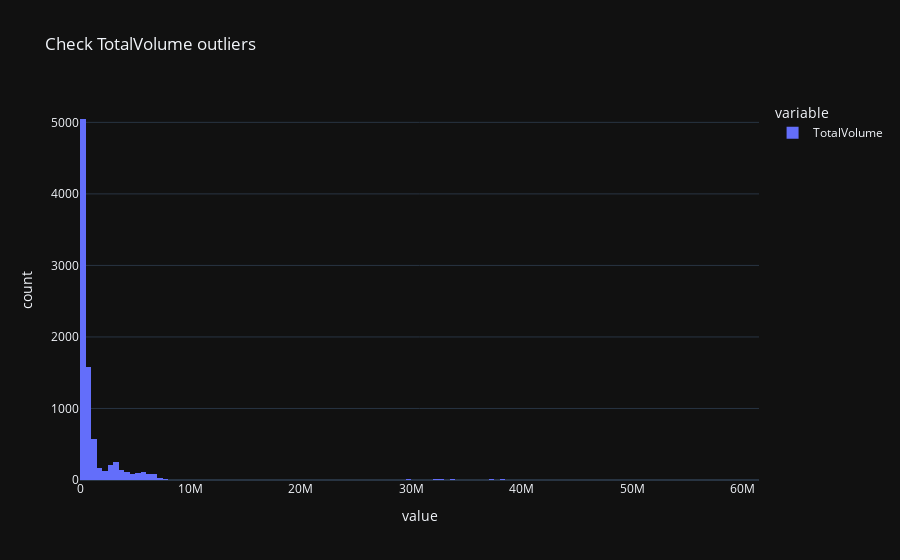

Source (notebook cell):
### Markdown cell above
* TotalVolume

### Code cell
fig = px.histogram(df['TotalVolume'], title="Check TotalVolume outliers")
fig.show()

### Figure 1 — Plotly figure (JSON) as saved in the notebook; plotly's stock layout.template omitted (floating-point values rounded to 4 significant figures; data arrays with more than 128 entries replaced by an {"elided": "..."} marker saying what was removed)
{"data": [{"alignmentgroup": "True", "bingroup": "x", "hovertemplate": "variable=TotalVolume<br>value=%{x}<br>count=%{y}<extra></extra>", "legendgroup": "TotalVolume", "marker": {"color": "#636efa", "pattern": {"shape": ""}}, "name": "TotalVolume", "offsetgroup": "TotalVolume", "orientation": "v", "showlegend": true, "type": "histogram", "x": {"elided": "8879 float values"}, "xaxis": "x", "yaxis": "y"}], "layout": {"autosize": true, "barmode": "relative", "legend": {"title": {"text": "variable"}, "tracegroupgap": 0}, "title": {"text": "Check TotalVolume outliers"}, "xaxis": {"anchor": "y", "autorange": true, "domain": [0, 1], "range": [0, 61500000], "title": {"text": "value"}, "type": "linear"}, "yaxis": {"anchor": "x", "autorange": true, "domain": [0, 1], "range": [0, 5313.0], "title": {"text": "count"}}}}
